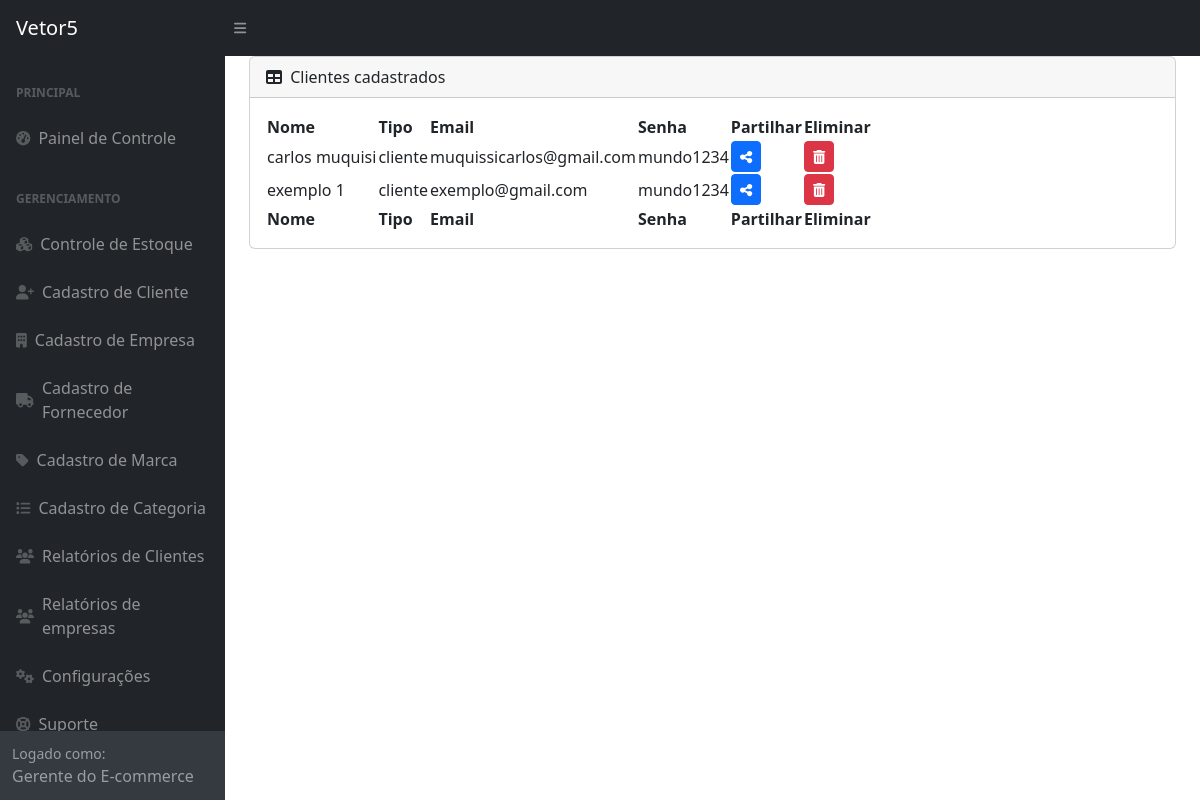
The app's page /vetor5/clientes_cadastrados/, older data.
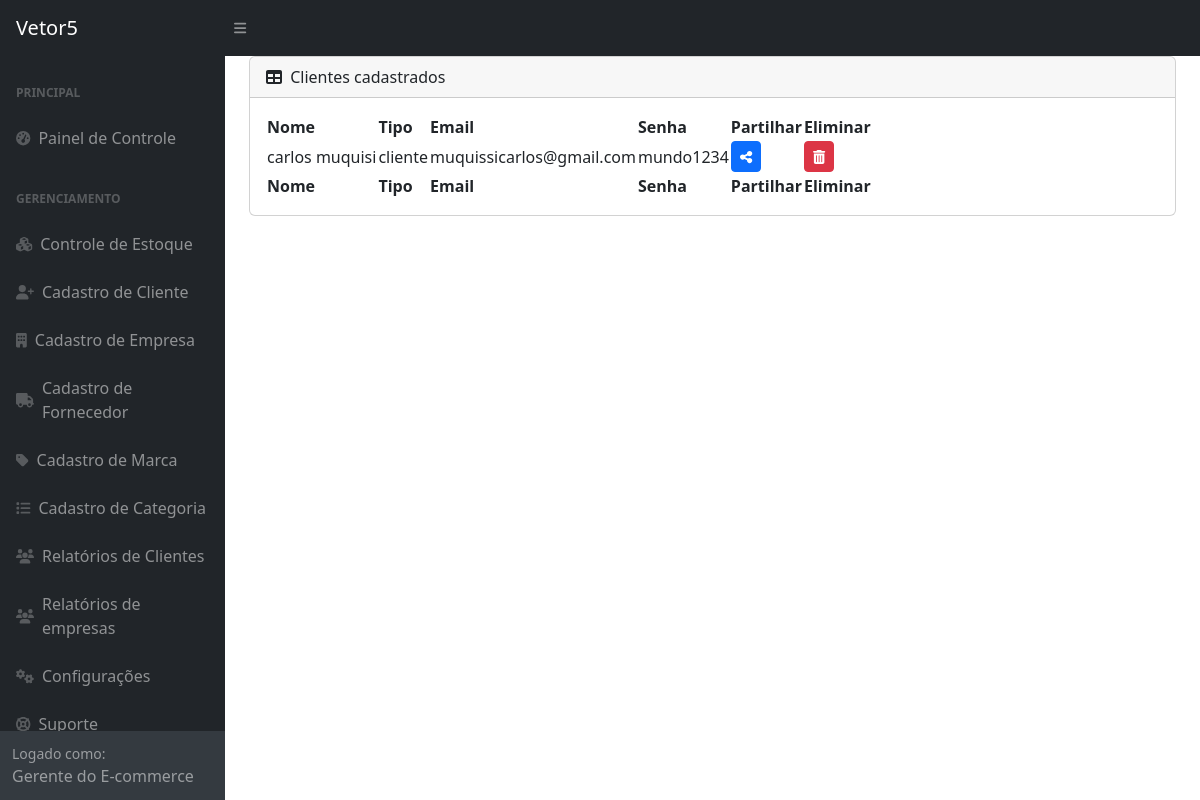
The same page, newer data.
### usuarios/models.py (models this page shows, shortened)
class Cliente(models.Model):
    nome = models.CharField(max_length=255)
    email = models.EmailField(unique=True)
    senha = models.CharField(max_length=255)
    class Meta:
        verbose_name_plural = "Conta dos Clientes"

### usuarios/views.py (the view)
# urls.py: path('clientes_cadastrados/',views.clientes_cadastrados, name='clientes_cadastrados' ),
def clientes_cadastrados(request):
    clientes = Cliente.objects.all()
    return render(request, 'clientes_cadastrados.html', {'clientes': clientes})

### usuarios/templates/clientes_cadastrados.html (shortened to what the changed rows need)
{% load static %}
<!DOCTYPE html>
<html lang="en">
    <head>
        <link href="https://cdn.jsdelivr.net/npm/simple-datatables@7.1.2/dist/style.min.css" rel="stylesheet" />
        <link href="{% static 'css/styles.css' %}" rel="stylesheet" />
    </head>
    </head>
    <body class="sb-nav-fixed">
        <div id="layoutSidenav">
            <div id="layoutSidenav_content">
                <main>
                    <div class="container-fluid px-4">
                        <div class="card mb-4">
                            <div class="card-body">
                                <table id="datatablesSimple">
                                    <thead>
                                        <tr>
                                            <th>Nome</th>
                                            <th>Tipo</th>
                                            <th>Email</th>
                                            <th>Senha</th>
                                            <th>Partilhar</th>
                                            <th>Eliminar</th>
                                        </tr>
                                    </thead>
                                    <tfoot>
                                        <tr>
                                            <th>Nome</th>
                                            <th>Tipo</th>
                                            <th>Email</th>
                                            <th>Senha</th>
                                            <th>Partilhar</th>
                                            <th>Eliminar</th>
                                        </tr>
                                    </tfoot>
                                    <tbody>
                                        {% for cliente in clientes %}
                                            <tr>
                                                <td>{{ cliente.nome }}</td>
                                                <td>cliente</td>
                                                <td>{{ cliente.email }}</td>
                                                <td>{{ cliente.senha }}</td>
                                                <td>
                                                    <a href="partilhar/{{ cliente.id }}" class="btn btn-primary btn-sm">
                                                        <i class="fas fa-share-alt"></i>
                                                    </a>
                                                </td>
                                                <td>
                                                    <button class="btn btn-danger btn-sm" onclick="confirmDelete({{ cliente.id }})">
                                                        <i class="fas fa-trash-alt"></i>
                                                    </button>
                                                </td>
                                            </tr>
                                        {% empty %}
                                            <tr>
                                                <td colspan="6">Nenhum cliente cadastrado.</td>
                                            </tr>
                                        {% endfor %}
                                    </tbody>
                                </table>
                            </div>
                        </div>
                    </div>
                </main>
            </div>
        </div>
    </body>
</html>

Row changes from the older to the newer data that the page shows:
removed Cliente: nome "exemplo 1", email "exemplo@gmail.com", senha "mundo1234"
